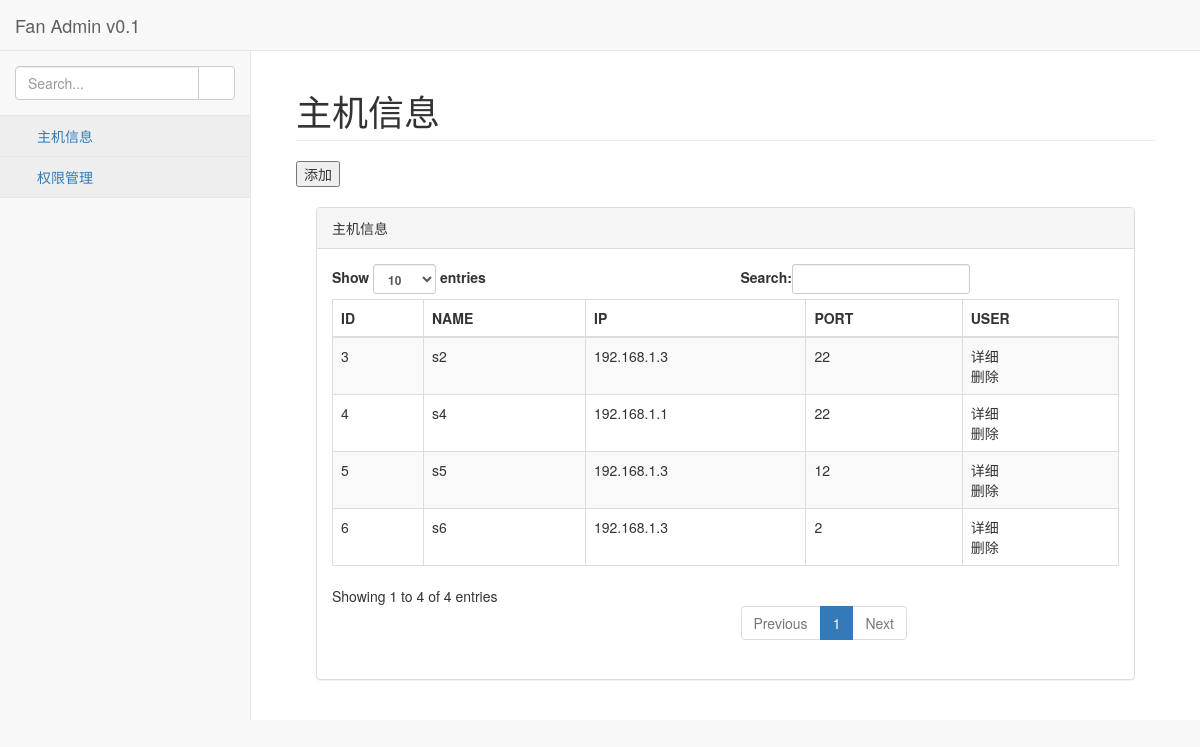
The app's page /index (signed in), older data.
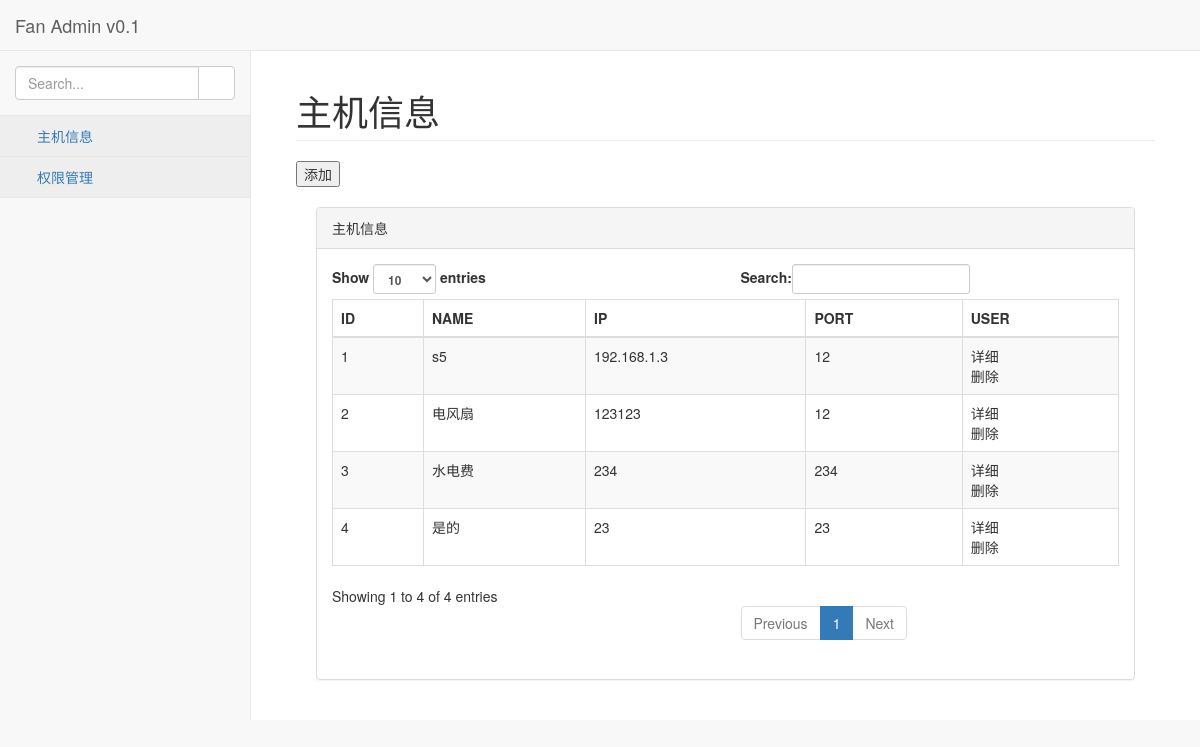
The same page, newer data.
### hostmanager/models.py (models this page shows, shortened)
class Host(models.Model):
    id = models.AutoField(primary_key=True)
    name = models.CharField(max_length=30)
    ip = models.GenericIPAddressField()
    port = models.IntegerField()
    users = models.CharField(max_length=30)
    class Meta:
        verbose_name = "主机"

### hostmanager/views.py (the view)
    def wrap(request, *args, **kwargs):
        if not request.session.get("name"):
            return redirect('/login')
        return func(request, *args, **kwargs)

### hostmanager/tests.py (called while the page is built)
    def process_request(self, request):
        print("m1")

    def process_response(self, request, response):
        print("m1, response")
        return response

    def process_request(self, request):
        print("m2")

    def process_response(self, request, response):
        print("m2, response")
        return response

### hostmanager/views.py (called while the page is built)
def lg(func):  # 验证用户登录装饰器
    def wrap(request, *args, **kwargs):
        if not request.session.get("name"):
            return redirect('/login')
        return func(request, *args, **kwargs)
    return wrap

@lg
def index(request):
    uid = request.session.get("id")
    name = request.session.get("name")
    data = models.Host.objects.all()
    return render(request, "index.html", {"host_list": data, "name": name, })

### templates/index.html (shortened to what this page needs)
{% extends "base.html" %}
{% block center %}
    <h1 class="page-header">主机信息</h1>
    <button onclick="a_host()">添加</button>
    <div id="host_info" style="padding: 20px;position: relative;">
    <div class="row">
                <div class="col-lg-12">
                    <div class="panel panel-default">
                        <div class="panel-heading">
                            主机信息
                        </div>
                        <div class="panel-body">
                            <table width="100%" class="table table-striped table-bordered table-hover" id="dataTables-example">
                                <thead>
                                    <tr>
                                        <th>ID</th>
                                        <th>NAME</th>
                                        <th>IP</th>
                                        <th>PORT</th>
                                        <th>USER</th>
                                    </tr>
                                </thead>
                                <tbody>
                                {% for i in host_list %}
                                <tr>
                                    <td>{{ i.id }}</td>
                                    <td>{{ i.name }}</td>
                                    <td>{{ i.ip }}</td>
                                    <td>{{ i.port }}</td>
                                    <td ><div class="host_info" host_id={{ i.id }}>详细</div>
                                    <div class="host_del" host_id={{ i.id }}>删除</div></td>
                                </tr>
                            {% endfor %}
                                </tbody>
                            </table>
                        </div>
                    </div>
                </div>
            </div>
    </div>
{% endblock %}

### templates/base.html (shortened to what this page needs)
<!DOCTYPE html>
<html lang="zh-cmn-Hans">
<head>
    <link href="/static/sb2/vendor/bootstrap/css/bootstrap.min.css" rel="stylesheet">
    <link href="/static/sb2/vendor/metisMenu/metisMenu.min.css" rel="stylesheet">
    <link href="/static/sb2/dist/css/sb-admin-2.css" rel="stylesheet">
    <link href="/static/sb2/vendor/font-awesome/css/font-awesome.min.css" rel="stylesheet" type="text/css">
</head>
<body>
    <div id="wrapper">
        <nav class="navbar navbar-default navbar-static-top" role="navigation" style="margin-bottom: 0">
            <div class="navbar-header">
                <a class="navbar-brand" href="index.html">Fan Admin v0.1</a>
            </div>
            <ul class="nav navbar-top-links navbar-right">
                <li class="dropdown">
                    <a class="dropdown-toggle" data-toggle="dropdown" href="#">
                        <i class="fa fa-user fa-fw"></i> <i class="fa fa-caret-down"></i>
                    </a>
                </li>
            </ul>
            <div class="navbar-default sidebar" role="navigation">
                <div class="sidebar-nav navbar-collapse">
                    <ul class="nav" id="side-menu">
                        {% block left %}
                                <li class="sidebar-search">
                            <div class="input-group custom-search-form">
                                <input type="text" class="form-control" placeholder="Search...">
                                <span class="input-group-btn">
                                    <button class="btn btn-default" type="button">
                                        <i class="fa fa-search"></i>
                                    </button>
                                </span>
                            </div>
                        </li>
    <li >
        <a href="/index" id="m1"><i class="fa fa-desktop fa-fw"></i> 主机信息</a>
    </li>
    <li>
        <a class="active"  href="/permission" id="m1"><i class="fa fa-gears fa-fw"></i> 权限管理</a>
    </li>
                        {% endblock %}
                    </ul>
                </div>
            </div>
        </nav>
        <div id="page-wrapper">
            <div class="container-fluid">
                <div class="row">
                    <div class="col-lg-12">
                        {% block center %}
                        {% endblock %}
                    </div>
                </div>
            </div>
        </div>
    </div>
</body>
</html>

Row changes from the older to the newer data that the page shows:
removed Host: id "5", name "s5", ip "192.168.1.3", port "12"
removed Host: id "6", name "s6", ip "192.168.1.3", port "2"
added Host: id "1", name "s5", ip "192.168.1.3", port "12"
added Host: id "2", name "电风扇", ip "123123", port "12"
changed Host id 3: name "s2" → "水电费"; ip "192.168.1.3" → "234"; port "22" → "234"
changed Host id 4: name "s4" → "是的"; ip "192.168.1.1" → "23"; port "22" → "23"
